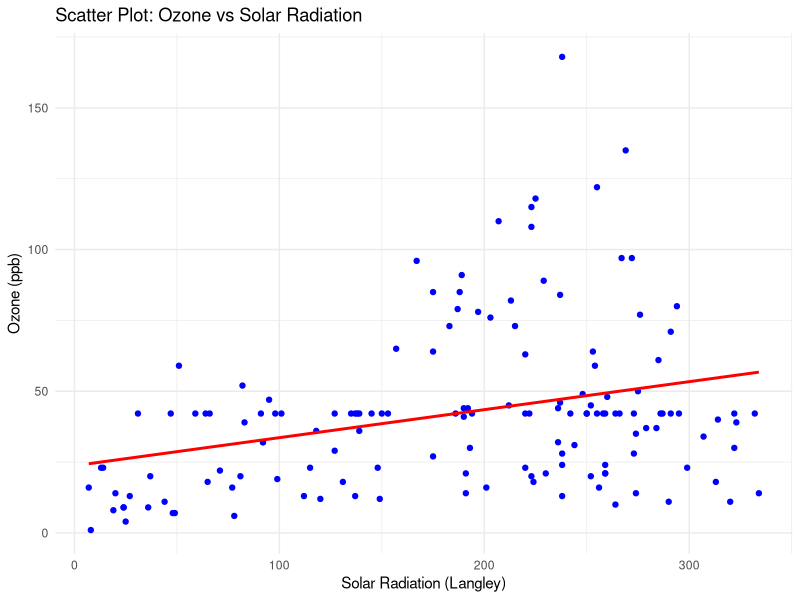

Here is the R script that generated this plot:
# Load necessary libraries
library(ggplot2)

# Load airquality dataset
data("airquality")

# Display initial summary of dataset
print("Summary of airquality dataset:")
print(summary(airquality))

### (i) Handling Missing Values ###
# Function to check missing values in each column
missing_values <- colSums(is.na(airquality))
print("Missing values in each column:")
print(missing_values)

# Define threshold for missing values (10%)
threshold <- 0.1 * nrow(airquality)

# Handle missing values
for (col in names(airquality)) {
  if (missing_values[col] > 0) {  # If column has missing values
    if (missing_values[col] < threshold) {
      # Drop rows where missing values are present
      airquality <- airquality[!is.na(airquality[[col]]), ]
    } else {
      # Replace missing values with column mean
      airquality[[col]][is.na(airquality[[col]])] <- mean(airquality[[col]], na.rm = TRUE)
    }
  }
}

print("Dataset after handling missing values:")
print(summary(airquality))

### (ii) Apply Linear Regression Using Least Squares Method ###
# Fit linear regression model (Ozone ~ Solar.R)
model <- lm(Ozone ~ Solar.R, data = airquality)

# Display model summary
print("Linear Regression Model Summary:")
print(summary(model))

### (iii) Scatter Plot with Regression Line ###
# Plot scatter plot with regression line
ggplot(airquality, aes(x = Solar.R, y = Ozone)) +
  geom_point(color = "blue") +  # Scatter points
  geom_smooth(method = "lm", col = "red", se = FALSE) +  # Regression line
  ggtitle("Scatter Plot: Ozone vs Solar Radiation") +
  xlab("Solar Radiation (Langley)") +
  ylab("Ozone (ppb)") +
  theme_minimal()
